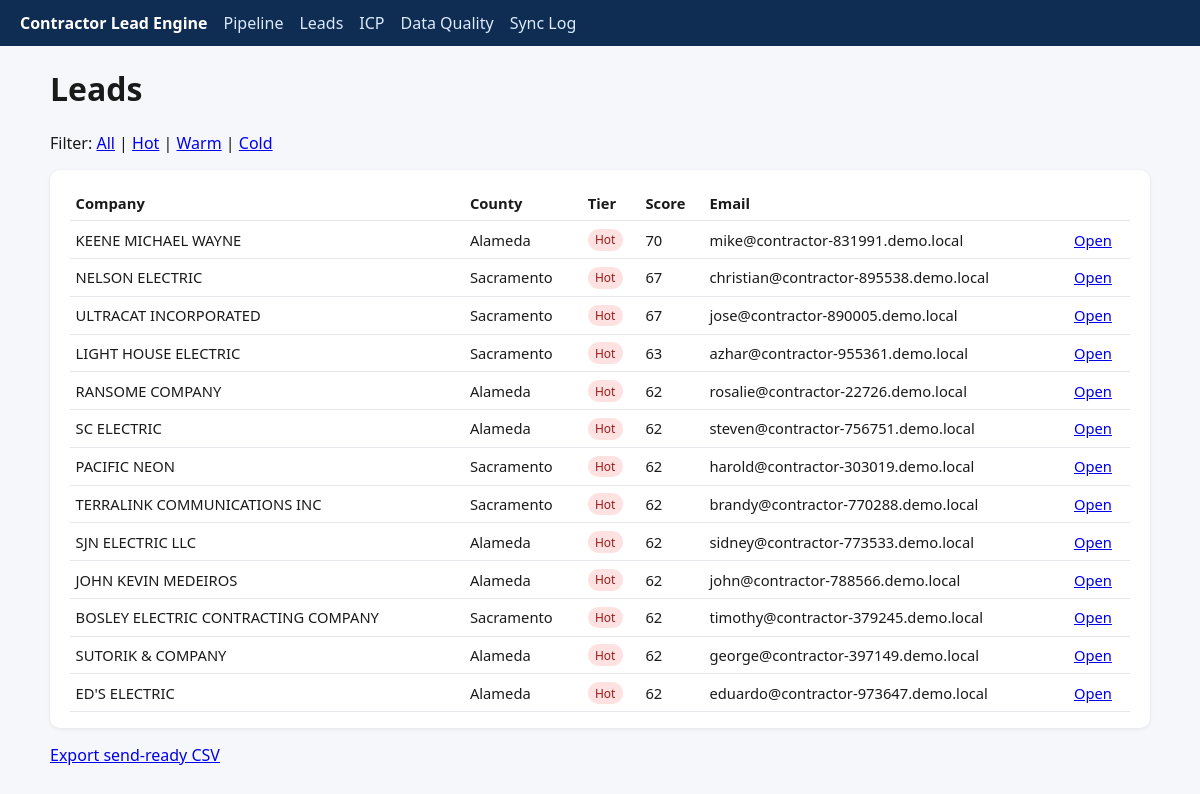
Page /leads?tier=Hot on the earlier database version.
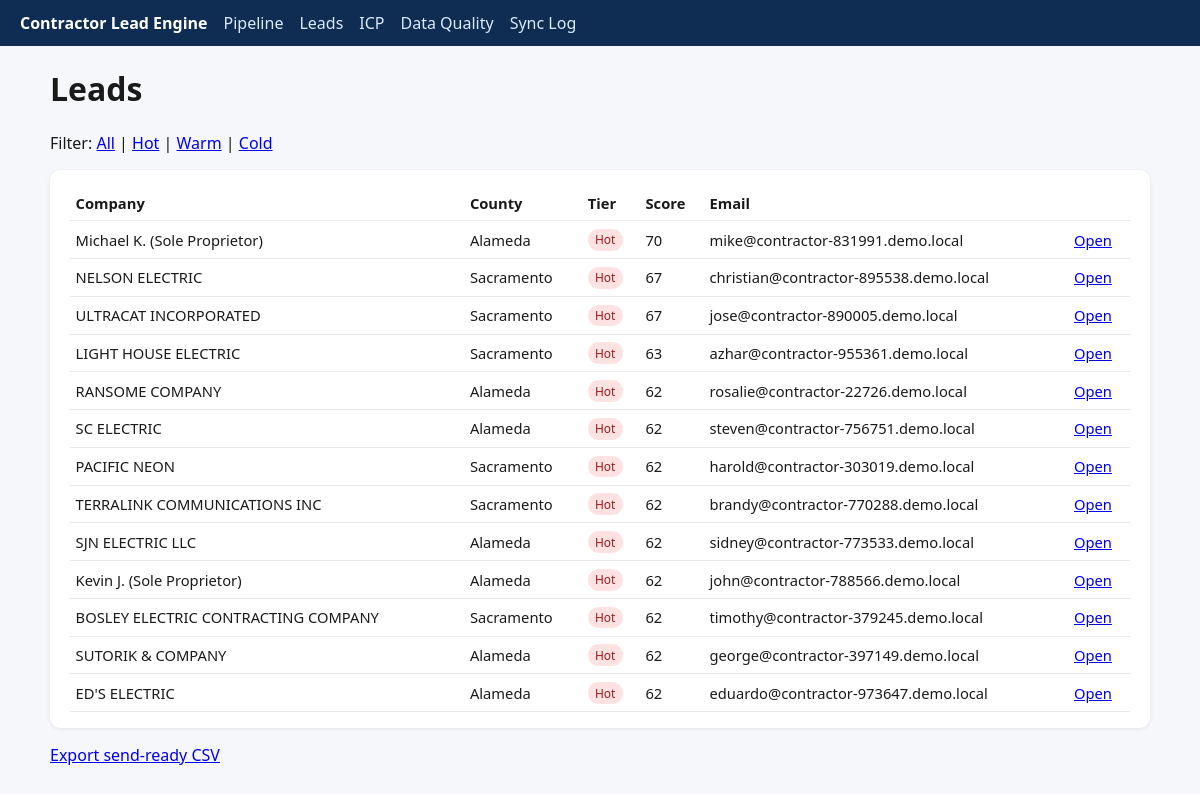
Same page on the later database version.
### app/db/models.py (models this page shows)
class Contact(Base):
    __tablename__ = "contacts"
    id: Mapped[int] = mapped_column(Integer, primary_key=True)
    company_id: Mapped[int] = mapped_column(ForeignKey("companies.id"), index=True)
    contact_type: Mapped[str] = mapped_column(String(16))
    value: Mapped[str] = mapped_column(String(256), index=True)
    status: Mapped[str] = mapped_column(String(32), default="unknown")
    is_guessed: Mapped[bool] = mapped_column(Boolean, default=False)
    is_role_based: Mapped[bool] = mapped_column(Boolean, default=False)
    verifier: Mapped[str | None] = mapped_column(String(64))
    verified_at: Mapped[str | None] = mapped_column(String(32))
    source_url: Mapped[str] = mapped_column(String(512))
    sourced_at: Mapped[str] = mapped_column(String(32))
    company: Mapped[Company] = relationship(back_populates="contacts")

class Company(Base):
    __tablename__ = "companies"
    id: Mapped[int] = mapped_column(Integer, primary_key=True)
    license_number: Mapped[str] = mapped_column(String(32), unique=True, index=True)
    business_name: Mapped[str] = mapped_column(String(512))
    business_type: Mapped[str | None] = mapped_column(String(128))
    address: Mapped[str | None] = mapped_column(String(512))
    city: Mapped[str | None] = mapped_column(String(128))
    state: Mapped[str | None] = mapped_column(String(8))
    zip_code: Mapped[str | None] = mapped_column(String(16))
    county: Mapped[str | None] = mapped_column(String(64), index=True)
    phone_raw: Mapped[str | None] = mapped_column(String(64))
    phone_e164: Mapped[str | None] = mapped_column(String(32), index=True)
    phone_type: Mapped[str | None] = mapped_column(String(32))
    domain: Mapped[str | None] = mapped_column(String(255), index=True)
    website_url: Mapped[str | None] = mapped_column(String(512))
    classifications: Mapped[str | None] = mapped_column(String(128))
    license_status: Mapped[str | None] = mapped_column(String(64))
    issue_date: Mapped[str | None] = mapped_column(String(32))
    expiration_date: Mapped[str | None] = mapped_column(String(32))
    years_in_business: Mapped[float | None] = mapped_column(Float)
    source_url: Mapped[str] = mapped_column(String(512))
    sourced_at: Mapped[str] = mapped_column(String(32))
    merge_cluster_id: Mapped[int | None] = mapped_column(Integer, index=True)
    is_primary_in_cluster: Mapped[bool] = mapped_column(Boolean, default=True)
    pipeline_stage: Mapped[str | None] = mapped_column(String(64))
    excluded_reason: Mapped[str | None] = mapped_column(String(256))
    suppressed: Mapped[bool] = mapped_column(Boolean, default=False)
    suppression_reason: Mapped[str | None] = mapped_column(String(256))
    owner_name: Mapped[str | None] = mapped_column(String(256))
    owner_status: Mapped[str | None] = mapped_column(String(32))
    owner_evidence: Mapped[str | None] = mapped_column(Text)
    mock_site_slug: Mapped[str | None] = mapped_column(String(128))
    synthetic: Mapped[bool] = mapped_column(Boolean, default=False)
    people: Mapped[list["Person"]] = relationship(back_populates="company")
    contacts: Mapped[list["Contact"]] = relationship(back_populates="company")
    facts: Mapped[list["Fact"]] = relationship(back_populates="company")
    signals: Mapped[list["Signal"]] = relationship(back_populates="company")
    scores: Mapped[list["Score"]] = relationship(back_populates="company")
    drafts: Mapped[list["Draft"]] = relationship(back_populates="company")

class Score(Base):
    __tablename__ = "scores"
    id: Mapped[int] = mapped_column(Integer, primary_key=True)
    company_id: Mapped[int] = mapped_column(ForeignKey("companies.id"), index=True)
    icp_version: Mapped[str] = mapped_column(String(64))
    score: Mapped[int] = mapped_column(Integer)
    tier: Mapped[str] = mapped_column(String(16), index=True)
    reasons_json: Mapped[list[dict[str, Any]]] = mapped_column(JSON, default=list)
    created_at: Mapped[str] = mapped_column(String(32))
    company: Mapped[Company] = relationship(back_populates="scores")

### app/web/routes.py (the view)
@router.get("/leads", response_class=HTMLResponse)
def leads_page(
    request: Request,
    tier: str | None = None,
    db: Session = Depends(get_db),
):
    q = (
        db.query(Company)
        .options(
            joinedload(Company.scores),
            joinedload(Company.contacts),
            joinedload(Company.drafts),
            joinedload(Company.people),
            joinedload(Company.facts),
        )
        .filter(Company.is_primary_in_cluster.is_(True))
    )
    companies = q.all()
    rows = []
    for c in companies:
        sc = c.scores[-1] if c.scores else None
        if tier and (not sc or sc.tier != tier):
            continue
        email = next((ct.value for ct in c.contacts if ct.status == "ok" and not ct.is_guessed), "")
        rows.append({"company": _public_company(c), "score": sc, "email": email})
    rows.sort(key=lambda r: r["score"].score if r["score"] else -1, reverse=True)
    return render("leads.html", request=request, rows=rows, tier=tier)

### app/web/templates/leads.html (shortened to what this page needs)
{% extends "base.html" %}
{% block content %}
<h1>Leads</h1>
<p>
  Filter:
  <a href="/leads">All</a> |
  <a href="/leads?tier=Hot">Hot</a> |
  <a href="/leads?tier=Warm">Warm</a> |
  <a href="/leads?tier=Cold">Cold</a>
</p>
<div class="card">
<table>
  <tr><th>Company</th><th>County</th><th>Tier</th><th>Score</th><th>Email</th><th></th></tr>
  {% for row in rows %}
  <tr>
    <td>{{ row.company.business_name }}</td>
    <td>{{ row.company.county }}</td>
    <td>{% if row.score %}<span class="badge {{ row.score.tier }}">{{ row.score.tier }}</span>{% endif %}</td>
    <td>{{ row.score.score if row.score else '—' }}</td>
    <td>{{ row.email }}</td>
    <td><a href="/leads/{{ row.company.id }}">Open</a></td>
  </tr>
  {% endfor %}
</table>
</div>
<p><a href="/export/leads.csv">Export send-ready CSV</a></p>
{% endblock %}

### app/web/templates/base.html (shortened to what this page needs)
<!DOCTYPE html>
<html lang="en">
<head>
</head>
<body>
  <nav>
    <strong>Contractor Lead Engine</strong>
    <a href="/">Pipeline</a>
    <a href="/leads">Leads</a>
    <a href="/icp">ICP</a>
    <a href="/quality">Data Quality</a>
    <a href="/sync">Sync Log</a>
  </nav>
  <main>
    {% block content %}{% endblock %}
  </main>
</body>
</html>

### app/web/templates/base.html (style rules this page uses)
:root { font-family: system-ui, sans-serif; color: #1a1a1a; }
body { margin: 0; background: #f6f7fb; }
nav { background: #0f2d52; color: #fff; padding: .75rem 1.25rem; display: flex; gap: 1rem; flex-wrap: wrap; }
nav a { color: #dbeafe; text-decoration: none; }
main { max-width: 1100px; margin: 1rem auto; padding: 0 1rem 2rem; }
.card { background: #fff; border-radius: 10px; padding: 1rem 1.25rem; box-shadow: 0 1px 4px rgba(0,0,0,.08); margin-bottom: 1rem; }
table { width: 100%; border-collapse: collapse; font-size: .92rem; }
th, td { text-align: left; padding: .45rem .35rem; border-bottom: 1px solid #e5e7eb; }
.badge { display: inline-block; padding: .15rem .45rem; border-radius: 999px; font-size: .75rem; background: #e5e7eb; }
.Hot { background: #fee2e2; color: #991b1b; }

Differences in the rows shown:
changed through a linked row, Contact "mike@contractor-831991.demo.local": company.business_name "KEENE MICHAEL WAYNE" → "Michael K. (Sole Proprietor)"
changed through a linked row, Contact "john@contractor-788566.demo.local": company.business_name "JOHN KEVIN MEDEIROS" → "Kevin J. (Sole Proprietor)"
